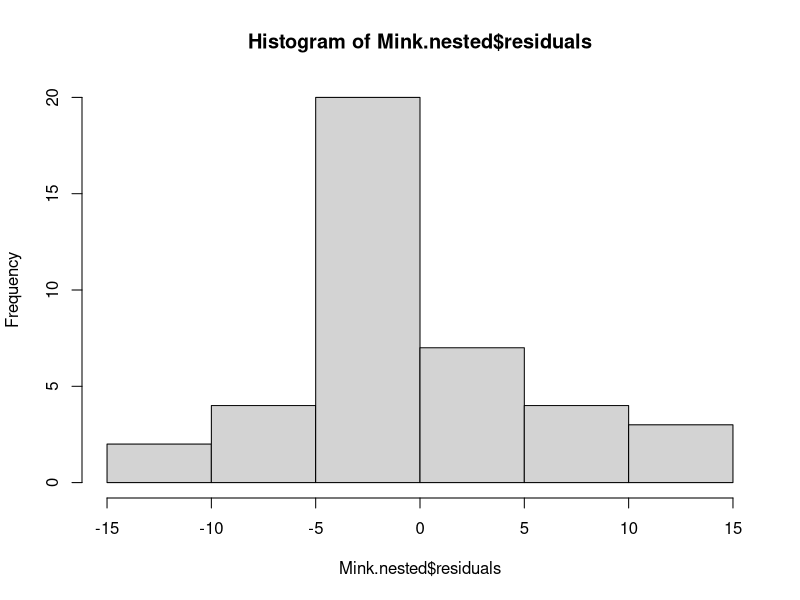
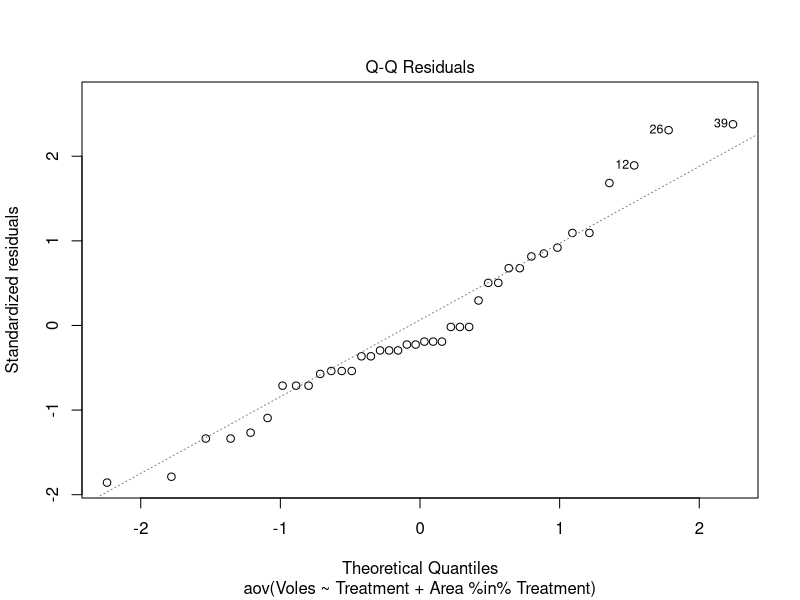
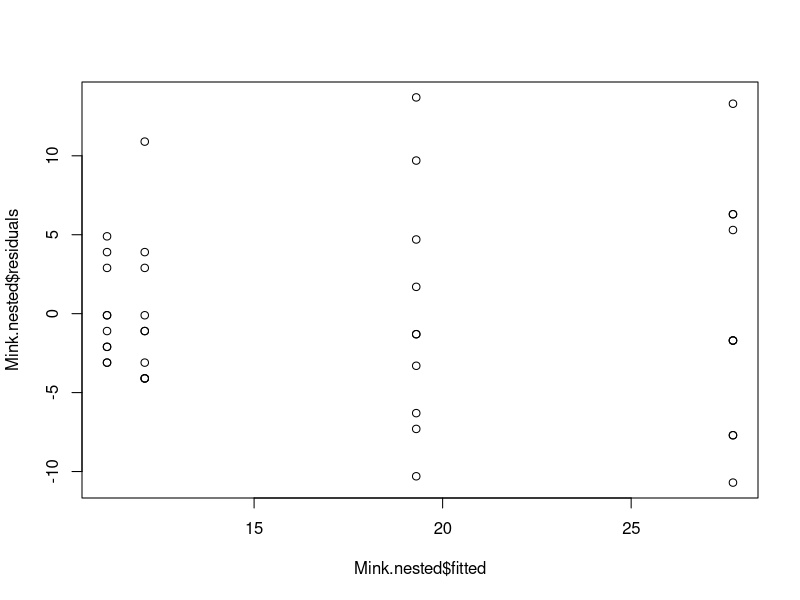

Here is the R script that generated these plots, in order:
## ---- chunk 1
#Input data file
Mink = read.csv(file = "Mink.csv", header = TRUE)
#Check the structure of the data
str(Mink)
#Run the analysis
Mink.nested = aov(Voles ~ Treatment + Area%in%Treatment, data = Mink)
summary(Mink.nested)
## ---- chunk 2
hist(Mink.nested$residuals)
plot(Mink.nested,which=2)
## ---- chunk 3
plot(Mink.nested$residuals~Mink.nested$fitted)
## ---- chunk 4
# plot(Voles~Treatment,data=Mink)
